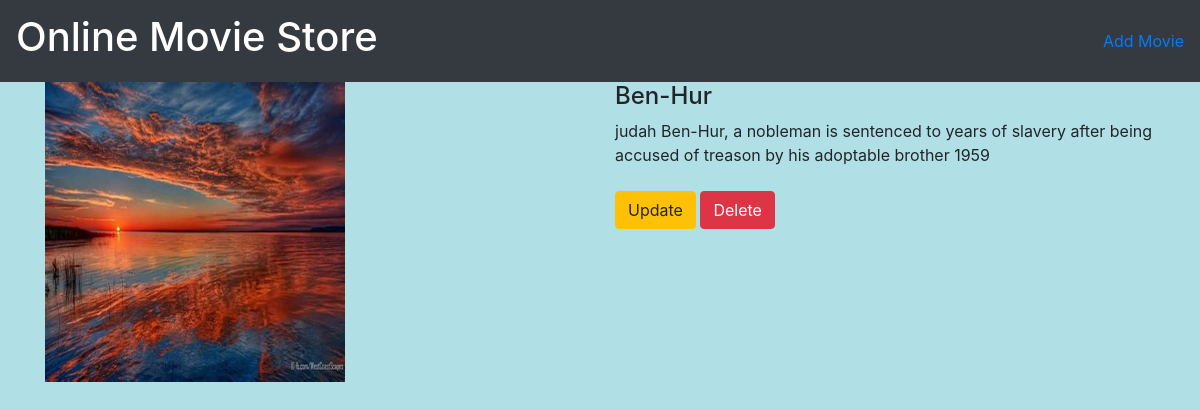
The page /movie/1/ on the database its author committed.
### movieapp/models.py (models this page shows, shortened)
class Movie(models.Model):
    name=models.CharField(max_length=250)
    desc=models.TextField()
    year=models.IntegerField()
    img=models.ImageField(upload_to='gellery')

### movieapp/views.py (the view)
# urls.py: path('movie/<int:movie_id>/',views.details,name='details'),
def details(request,movie_id):
    movie=Movie.objects.get(id=movie_id)
    return render(request,'details.html',{'movie':movie})

### templates/details.html
{% extends 'base.html' %}
{% block body %}
<div class="container">
        <div class="row">
                <div class="col-md-6">
                        <img src="{{movie.img.url}}" width="300" height="300">
                </div>
                <div class="col-md-6">
                        <h4> {{movie.name}}</h4>
                        </h6>{{movie.desc}}
                        {{movie.year}}</h6>
                        <br><br>
                        <a class="btn btn-warning" href="{% url 'movieapp:update' movie.id%}">Update</a>
                        <a class="btn btn-danger" href="{% url 'movieapp:delete' movie.id%}">Delete</a>
                </div>
        </div>
</div>
{% endblock %}

### static/styles.css (style rules this page uses)
body { background-color: powderblue; }

### rows shown on the page
Movie: img (picture), name "Ben-Hur", desc "judah Ben-Hur, a nobleman is sentenced to years of slavery after being accused of treason by his adoptable brother", year "1959"
